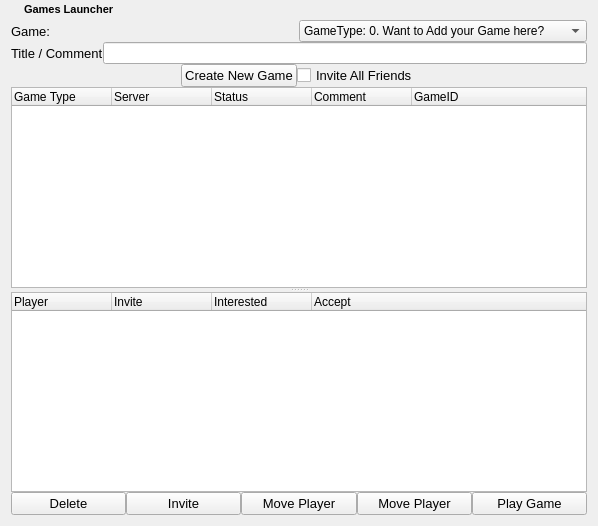
<ui version="4.0" >
 <class>GamesDialog</class>
 <widget class="QWidget" name="GamesDialog" >
  <property name="geometry" >
   <rect>
    <x>0</x>
    <y>0</y>
    <width>598</width>
    <height>526</height>
   </rect>
  </property>
  <property name="windowTitle" >
   <string>Form</string>
  </property>
  <layout class="QGridLayout" >
   <property name="topMargin" >
    <number>0</number>
   </property>
   <property name="verticalSpacing" >
    <number>0</number>
   </property>
   <item row="0" column="0" >
    <widget class="QLabel" name="label_3" >
     <property name="text" >
      <string/>
     </property>
     <property name="pixmap" >
      <pixmap resource="images.qrc" >:/images/package_games1.png</pixmap>
     </property>
    </widget>
   </item>
   <item row="0" column="1" >
    <widget class="QLabel" name="label_2" >
     <property name="text" >
      <string>&lt;html>&lt;head>&lt;meta name="qrichtext" content="1" />&lt;style type="text/css">
p, li { white-space: pre-wrap; }
&lt;/style>&lt;/head>&lt;body style=" font-family:'MS Shell Dlg 2'; font-size:8.25pt; font-weight:400; font-style:normal;">
&lt;p style=" margin-top:0px; margin-bottom:0px; margin-left:0px; margin-right:0px; -qt-block-indent:0; text-indent:0px;">&lt;span style=" font-size:8pt; font-weight:600;">Games Launcher&lt;/span>&lt;/p>&lt;/body>&lt;/html></string>
     </property>
    </widget>
   </item>
   <item row="0" column="2" >
    <spacer>
     <property name="orientation" >
      <enum>Qt::Horizontal</enum>
     </property>
     <property name="sizeHint" >
      <size>
       <width>431</width>
       <height>20</height>
      </size>
     </property>
    </spacer>
   </item>
   <item row="1" column="0" colspan="3" >
    <layout class="QGridLayout" >
     <item row="0" column="0" >
      <layout class="QVBoxLayout" >
       <item>
        <layout class="QHBoxLayout" >
         <item>
          <widget class="QLabel" name="label" >
           <property name="font" >
            <font>
             <pointsize>10</pointsize>
            </font>
           </property>
           <property name="text" >
            <string>Game:</string>
           </property>
          </widget>
         </item>
         <item>
          <widget class="QComboBox" name="gameComboBox" >
           <item>
            <property name="text" >
             <string>GameType: 0. Want to Add your Game here?</string>
            </property>
           </item>
           <item>
            <property name="text" >
             <string>GameType: 1. Get In Touch with the developers</string>
            </property>
           </item>
           <item>
            <property name="text" >
             <string>GameType: 2.</string>
            </property>
           </item>
          </widget>
         </item>
        </layout>
       </item>
       <item>
        <layout class="QHBoxLayout" >
         <item>
          <widget class="QLabel" name="label_4" >
           <property name="font" >
            <font>
             <pointsize>10</pointsize>
            </font>
           </property>
           <property name="text" >
            <string>Title / Comment</string>
           </property>
          </widget>
         </item>
         <item>
          <widget class="QLineEdit" name="gameNameEdit" />
         </item>
        </layout>
       </item>
       <item>
        <layout class="QHBoxLayout" >
         <item>
          <spacer>
           <property name="orientation" >
            <enum>Qt::Horizontal</enum>
           </property>
           <property name="sizeHint" >
            <size>
             <width>40</width>
             <height>20</height>
            </size>
           </property>
          </spacer>
         </item>
         <item>
          <widget class="QPushButton" name="createButton" >
           <property name="font" >
            <font>
             <pointsize>10</pointsize>
            </font>
           </property>
           <property name="text" >
            <string>Create New Game</string>
           </property>
           <property name="icon" >
            <iconset resource="images.qrc" >:/images/kbackgammon.png</iconset>
           </property>
          </widget>
         </item>
         <item>
          <widget class="QCheckBox" name="checkInviteAll" >
           <property name="font" >
            <font>
             <pointsize>10</pointsize>
            </font>
           </property>
           <property name="text" >
            <string>Invite All Friends</string>
           </property>
          </widget>
         </item>
         <item>
          <spacer>
           <property name="orientation" >
            <enum>Qt::Horizontal</enum>
           </property>
           <property name="sizeHint" >
            <size>
             <width>40</width>
             <height>20</height>
            </size>
           </property>
          </spacer>
         </item>
        </layout>
       </item>
      </layout>
     </item>
     <item row="1" column="0" >
      <widget class="QSplitter" name="splitter" >
       <property name="orientation" >
        <enum>Qt::Vertical</enum>
       </property>
       <widget class="QTreeWidget" name="gameTreeWidget" >
        <property name="contextMenuPolicy" >
         <enum>Qt::CustomContextMenu</enum>
        </property>
        <column>
         <property name="text" >
          <string>Game Type</string>
         </property>
        </column>
        <column>
         <property name="text" >
          <string>Server</string>
         </property>
        </column>
        <column>
         <property name="text" >
          <string>Status</string>
         </property>
        </column>
        <column>
         <property name="text" >
          <string>Comment</string>
         </property>
        </column>
        <column>
         <property name="text" >
          <string>GameID</string>
         </property>
        </column>
       </widget>
       <widget class="QTreeWidget" name="peertreeWidget" >
        <property name="contextMenuPolicy" >
         <enum>Qt::CustomContextMenu</enum>
        </property>
        <column>
         <property name="text" >
          <string>Player</string>
         </property>
        </column>
        <column>
         <property name="text" >
          <string>Invite</string>
         </property>
        </column>
        <column>
         <property name="text" >
          <string>Interested</string>
         </property>
        </column>
        <column>
         <property name="text" >
          <string>Accept</string>
         </property>
        </column>
       </widget>
      </widget>
     </item>
     <item row="2" column="0" >
      <layout class="QHBoxLayout" >
       <item>
        <widget class="QPushButton" name="deleteButton" >
         <property name="font" >
          <font>
           <pointsize>10</pointsize>
          </font>
         </property>
         <property name="text" >
          <string>Delete</string>
         </property>
         <property name="icon" >
          <iconset resource="images.qrc" >:/images/reset.png</iconset>
         </property>
        </widget>
       </item>
       <item>
        <widget class="QPushButton" name="inviteButton" >
         <property name="font" >
          <font>
           <pointsize>10</pointsize>
          </font>
         </property>
         <property name="text" >
          <string>Invite</string>
         </property>
         <property name="icon" >
          <iconset resource="images.qrc" >:/images/dadd.png</iconset>
         </property>
        </widget>
       </item>
       <item>
        <widget class="QPushButton" name="moveUpButton" >
         <property name="font" >
          <font>
           <pointsize>10</pointsize>
          </font>
         </property>
         <property name="text" >
          <string>Move Player</string>
         </property>
         <property name="icon" >
          <iconset resource="images.qrc" >:/images/up.png</iconset>
         </property>
        </widget>
       </item>
       <item>
        <widget class="QPushButton" name="moveDownButton" >
         <property name="font" >
          <font>
           <pointsize>10</pointsize>
          </font>
         </property>
         <property name="text" >
          <string>Move Player</string>
         </property>
         <property name="icon" >
          <iconset resource="images.qrc" >:/images/down_24x24.png</iconset>
         </property>
        </widget>
       </item>
       <item>
        <widget class="QPushButton" name="playButton" >
         <property name="font" >
          <font>
           <pointsize>10</pointsize>
          </font>
         </property>
         <property name="text" >
          <string>Play Game</string>
         </property>
         <property name="icon" >
          <iconset resource="images.qrc" >:/images/startall.png</iconset>
         </property>
        </widget>
       </item>
      </layout>
     </item>
    </layout>
   </item>
  </layout>
 </widget>
 <resources>
  <include location="images.qrc" />
 </resources>
 <connections/>
</ui>
